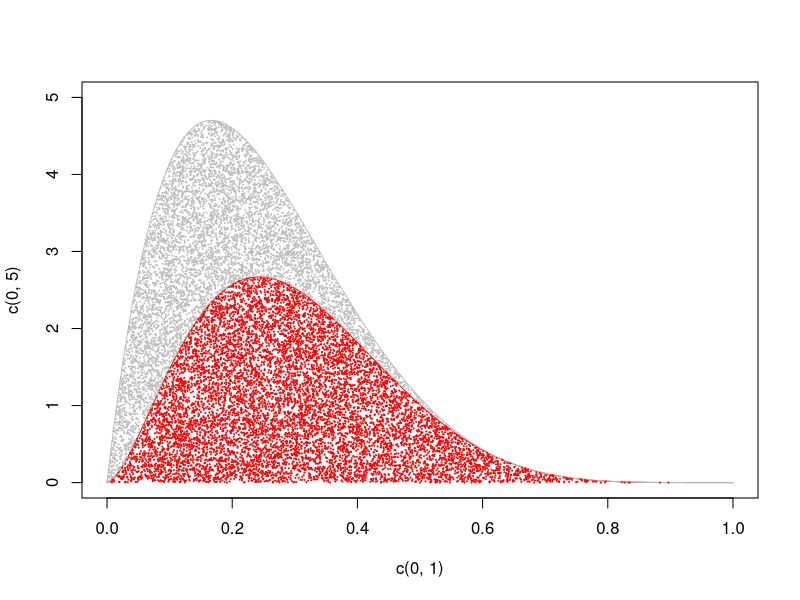
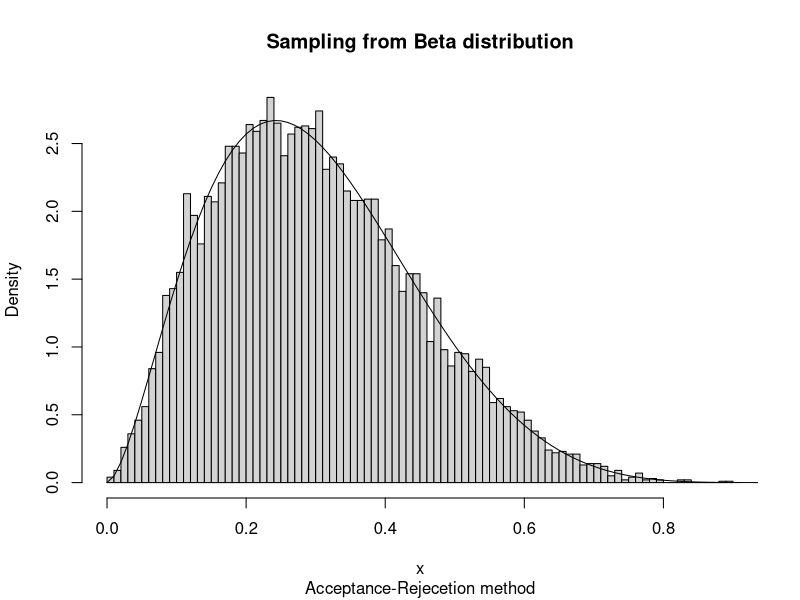

The R script that drew these images, in order:
#' 目的分布：Beta 分布
#' 提案分布：Beta 分布
#' 

rm(list=ls())

Example2.8 <- function(a=2.7, b=6.3, a0=2, b0=6, sample.size=10000){
  # let g be proposal density, and f be target density
  f <- function(x){dbeta(x=x, shape1=a, shape2=b)}
  g <- function(x){dbeta(x=x, shape1=a0, shape2=b0)}
  f.over.g <- function(x){
    f(x) / g(x)
  }
  # find maximum point of ratio target density over its proposal
  optimize.obj <- optimize(interval=c(0,1), maximum=T, f=f.over.g)
  M <- optimize.obj$objective
  print("maximum point of f over g")
  print(M)
  # rigorous density plot for scatter plot
  seq.x <- seq(from=0, to=1, by=0.01)
  plot(x=c(0,1), y=c(0,5), type="n")
  lines(x=seq.x, y=f(x=seq.x), col="red")
  lines(x=seq.x, y=M*g(x=seq.x), col="gray")
  
  x <- NULL
  while(length(x) < sample.size){
    candidates <- rbeta(n=sample.size * M, shape1=a0, shape2=b0)
    random.test <- runif(n=sample.size * M, min=0, max=M)
    # fの曲線より下の部分で把握したいので, 
    # U()*g(x)*M < f(x) という判定条件で考える.
    random.test <- random.test * g(candidates)
    idx.accepted <- which(x=(random.test < f(candidates)))
    x <- c(x, candidates[idx.accepted])
    points(x=candidates, y=random.test, cex=0.1, col="gray", pch=20)
    points(x=candidates[idx.accepted], cex=0.1, y=random.test[idx.accepted], col="red", pch=20)
    print("acceptance rate")
    print(length(idx.accepted) / length(candidates))
  }
  x <- x[1:sample.size]
  # histgram
  hist(x=x, breaks=100,freq=F, main="")
  # plot 
  lines(x=seq.x, y=dbeta(x=seq.x, a, b))
  title(main="Sampling from Beta distribution", sub="Acceptance-Rejecetion method")
}

Example2.8(sample.size=10000)